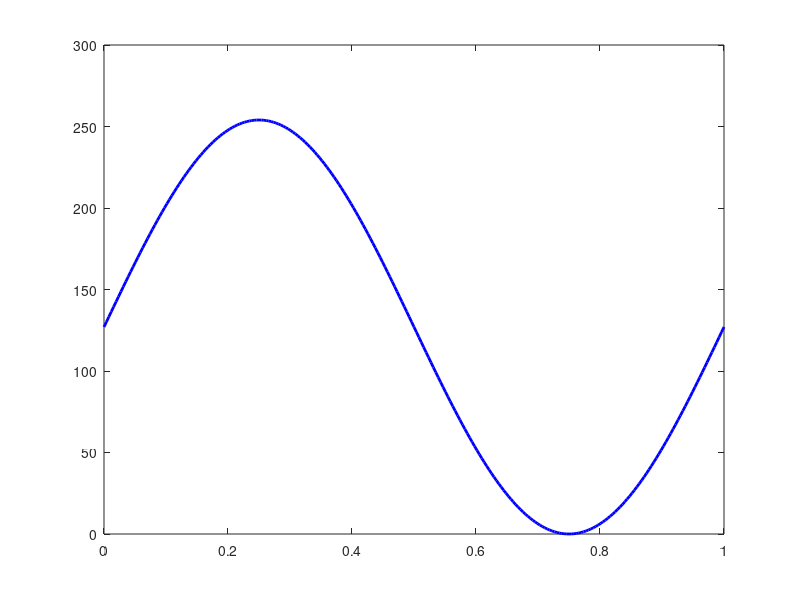

MATLAB code for this plot:
clc,clear,close all;
n=0:0.00390625:1;
A = 127;
PWM_DUTY=127;
y=A+PWM_DUTY *sin(2*pi*n);
y1=round(y);
fprintf('%i, ', y1)
figure(1);
plot(n,y,'b','LineWidth',2);
